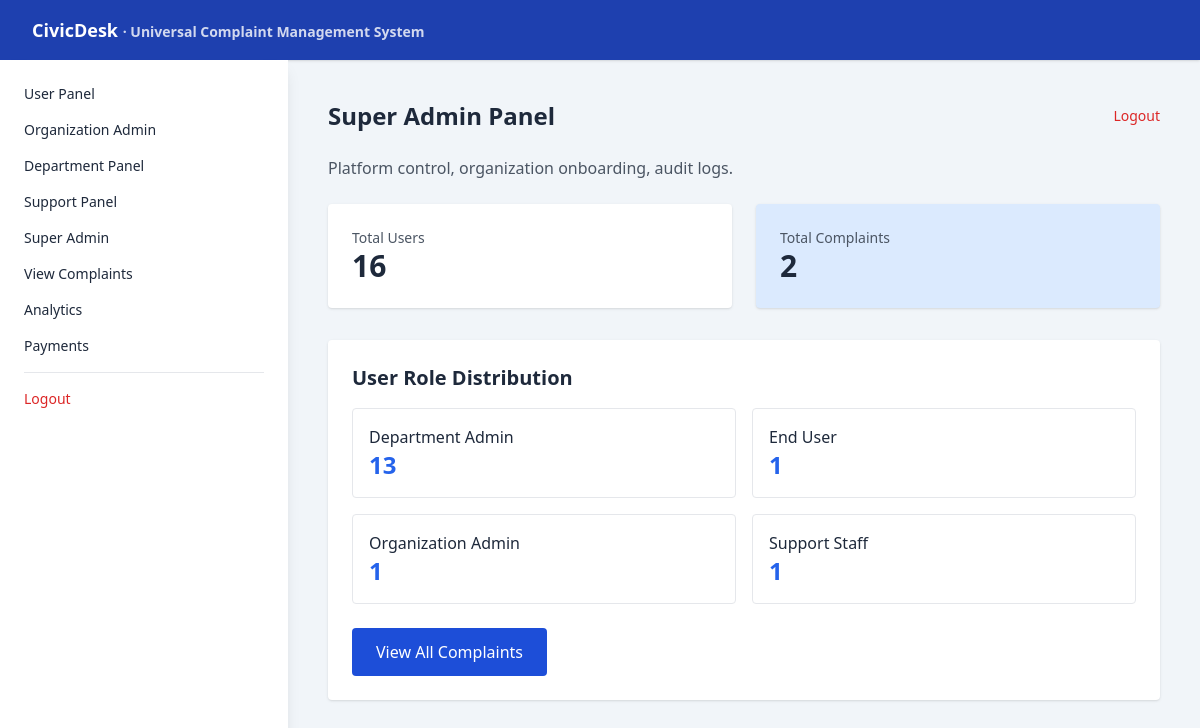
The app's page /super-admin/dashboard (signed in) with its own data.
### app.py (models this page shows)
class User(db.Model):
    id = db.Column(db.Integer, primary_key=True)
    full_name = db.Column(db.String(100), nullable=False)
    email = db.Column(db.String(120), unique=True, nullable=False)
    password = db.Column(db.String(200), nullable=False)
    role = db.Column(db.String(50), nullable=False)  # End User, Organization Admin, Department Admin, Support Staff
    department = db.Column(db.String(100))  # Department assignment for department users
    created_at = db.Column(db.DateTime, default=datetime.utcnow)
    complaints = db.relationship('Complaint', backref='user', lazy=True, foreign_keys='Complaint.user_id')

### app.py (the view)
@app.route("/super-admin/dashboard")
@login_required
def superadmin_dashboard():
    total_users = User.query.count()
    total_complaints = Complaint.query.count()
    role_counts = db.session.query(User.role, db.func.count(User.id)).group_by(User.role).all()
    return render_template("dashboard_superadmin.html",
                         total_users=total_users,
                         total_complaints=total_complaints,
                         role_counts=role_counts)

### app.py (called while the page is built)
def login_required(f):
    from functools import wraps
    @wraps(f)
    def decorated_function(*args, **kwargs):
        if 'user_id' not in session:
            flash('Please login to access this page', 'error')
            return redirect(url_for('login'))
        return f(*args, **kwargs)
    return decorated_function

### templates/dashboard_superadmin.html
{% extends "base.html" %}
{% block content %}
<div class="flex justify-between items-center mb-6">
  <h2 class="text-2xl font-semibold">Super Admin Panel</h2>
  <a href="/logout" class="text-sm text-red-600 hover:text-red-800">Logout</a>
</div>
<p class="mb-6 text-gray-600">Platform control, organization onboarding, audit logs.</p>
<div class="grid grid-cols-2 gap-6 mb-8">
  <div class="bg-white p-6 shadow rounded">
    <div class="text-sm text-gray-600">Total Users</div>
    <div class="text-3xl font-bold">{{ total_users }}</div>
  </div>
  <div class="bg-blue-100 p-6 shadow rounded">
    <div class="text-sm text-gray-600">Total Complaints</div>
    <div class="text-3xl font-bold">{{ total_complaints }}</div>
  </div>
</div>
<div class="bg-white shadow rounded p-6">
  <h3 class="text-xl font-semibold mb-4">User Role Distribution</h3>
  {% if role_counts %}
    <div class="grid grid-cols-2 gap-4">
      {% for role, count in role_counts %}
      <div class="border p-4 rounded">
        <div class="font-medium">{{ role }}</div>
        <div class="text-2xl font-bold text-blue-600">{{ count }}</div>
      </div>
      {% endfor %}
    </div>
  {% else %}
    <p class="text-gray-500">No users registered yet.</p>
  {% endif %}
  <div class="mt-6">
    <a href="/complaints" class="px-6 py-3 bg-blue-700 text-white rounded hover:bg-blue-800 inline-block">
      View All Complaints
    </a>
  </div>
</div>
{% endblock %}

### static/css/custom.css (style rules this page uses)
body { font-family: system-ui, -apple-system, BlinkMacSystemFont, sans-serif; }
a { transition: all 0.2s ease; }

### records on screen
User: role "Department Admin", id "13"
User: role "End User", id "1"
User: role "Organization Admin", count "1"
User: role "Support Staff", count "1"

### other values on screen
{{ total_users }} "16"
{{ total_complaints }} "2"
